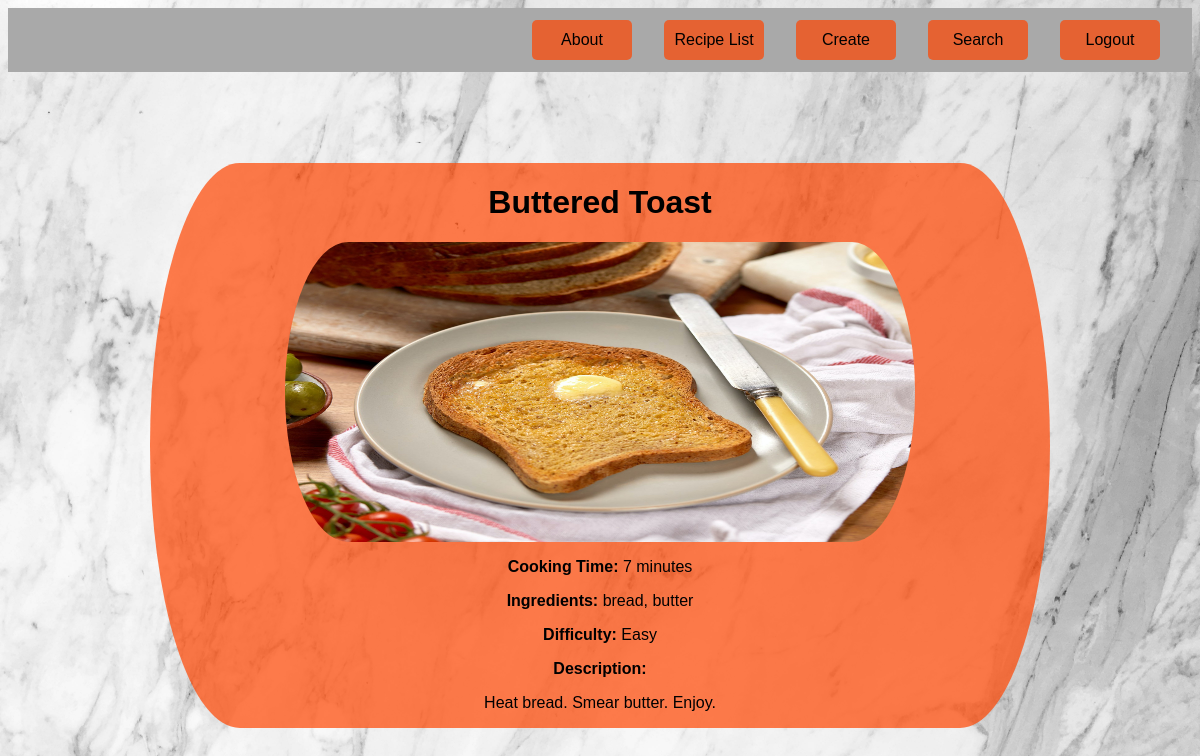
The page /list/4 (signed in) on the database its author committed.
### recipes/models.py (models this page shows, shortened)
class Recipe(models.Model):
    name = models.CharField(max_length=120)
    cooking_time = models.IntegerField(help_text="in minutes")
    ingredients = models.CharField(
        max_length=400, help_text="Ingredients must be seperated by commas"
    )
    difficulty = models.CharField(max_length=20)
    description = models.TextField(max_length=600, help_text="600 character limit")
    pic = models.ImageField(upload_to="recipes", default="empty_bowl.jpg")

### recipes/views.py (the view)
# urls.py: path("list/<pk>", RecipeDetailView.as_view(), name="detail"),
class RecipeDetailView(LoginRequiredMixin, DetailView):
    model = Recipe
    template_name = "recipes/recipes_detail.html"

### recipes/templates/recipes/recipes_detail.html (shortened to what this page needs)
{% load static %}
<!DOCTYPE html>
<html>
	<body>
		<nav class="nav_bar">
			<a
				class="button nav_button"
				href="{% url 'recipes:about' %}"
				style="font-size: 1em"
				>About</a
			>
			<a
				class="button nav_button"
				href="{% url 'recipes:list' %}"
				style="font-size: 1em"
				>Recipe List</a
			>
			<a
				class="button nav_button"
				href="{% url 'recipes:create' %}"
				style="font-size: 1em"
				>Create</a
			>
			<a
				class="button nav_button"
				href="{% url 'recipes:search' %}"
				style="font-size: 1em"
				>Search</a
			>
			<a
				class="button nav_button"
				href="{% url 'success' %}"
				style="font-size: 1em"
				>Logout</a
			>
		</nav>
		<div class="detail_container">
			<h1>{{object.name}}</h1>
			<img
				src="{{object.pic.url}}"
				height="300"
			/>
			<p style="margin-top: 16px"><b>Cooking Time: </b> {{object.cooking_time}} minutes</p>
			<p><b>Ingredients: </b> {{object.ingredients}}</p>
			<p><b>Difficulty: </b> {{object.difficulty}}</p>
			<b style="margin: 8px">Description: </b>
			<p style="margin-bottom: 16px; max-width: 300px">{{object.description}}</p>
		</div>
	</body>
</html>

### rows shown on the page
Recipe: name "Buttered Toast", pic (picture), cooking_time "7", ingredients "bread, butter", difficulty "Easy", description "Heat bread. Smear butter. Enjoy."
